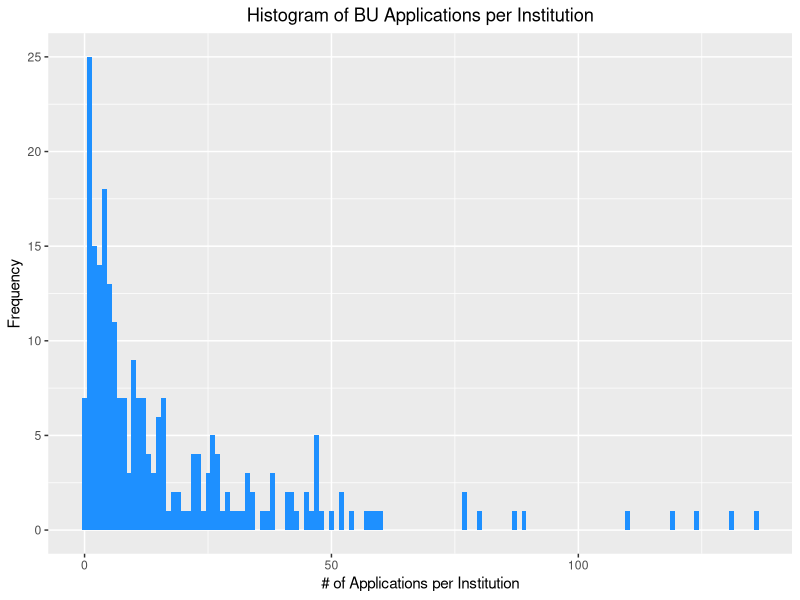
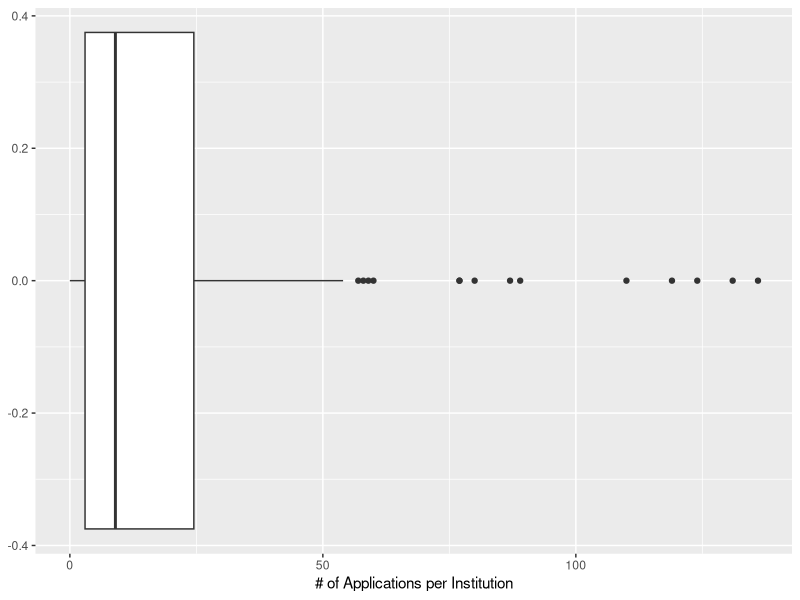
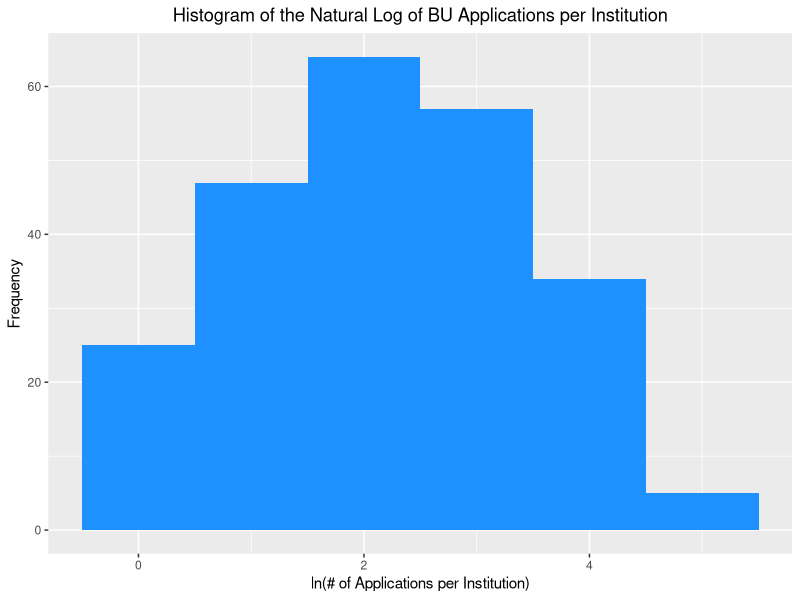
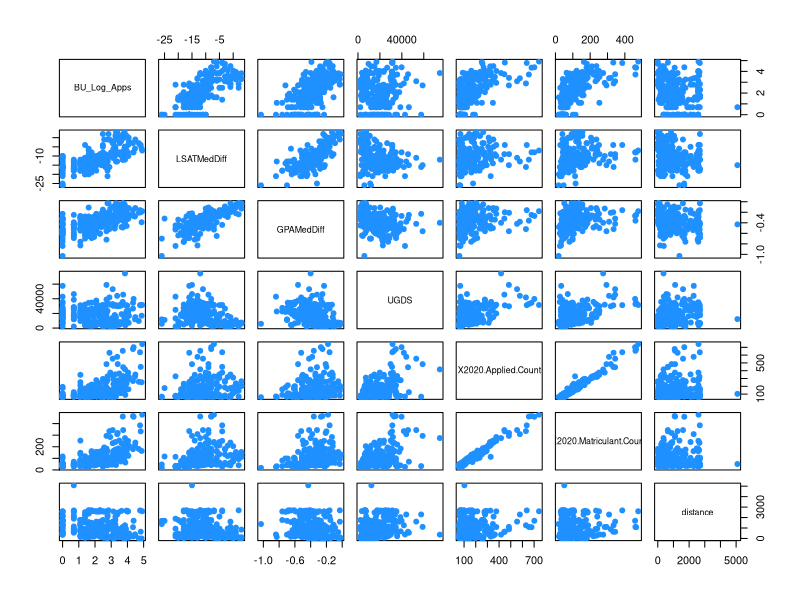
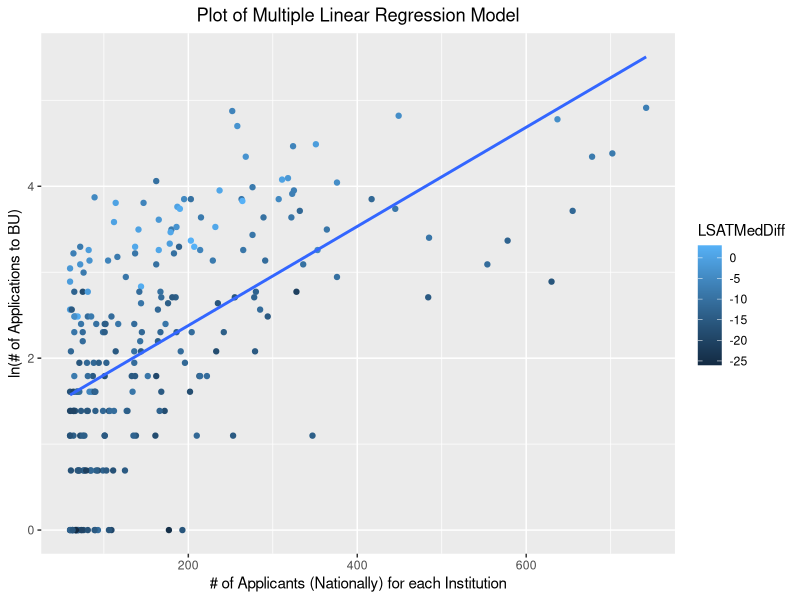
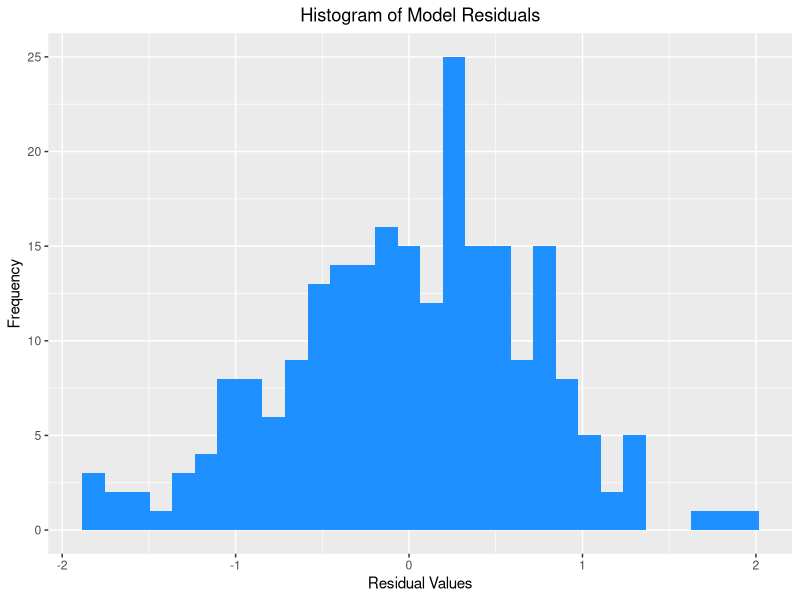
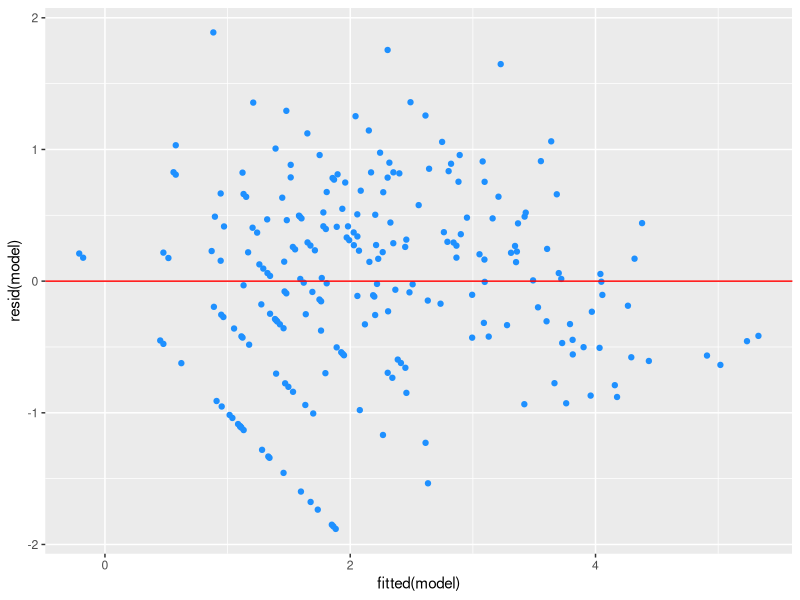
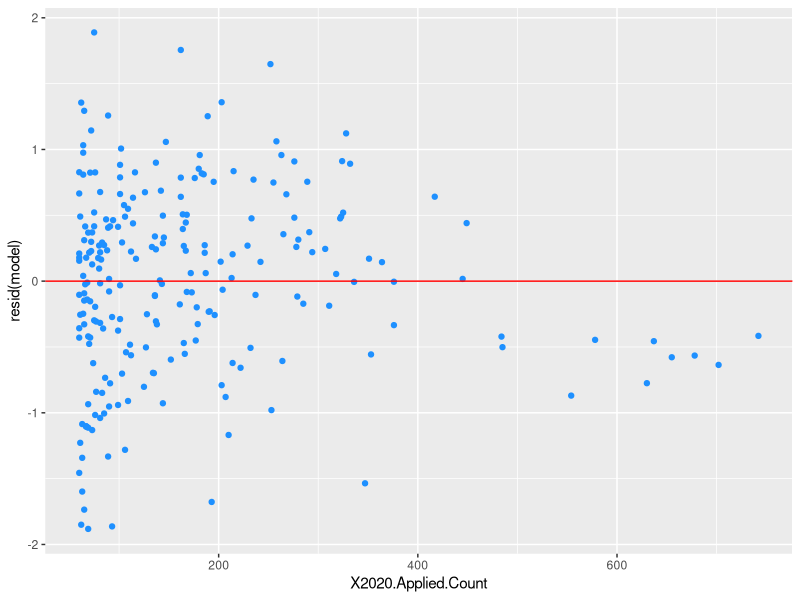

These figures' R source, in order:
#setwd("C:/Users/Peter's Laptop/Documents/CS555F21DataAnalysisR")
#install.packages("geosphere")
#install.packages('ggplot2')
library(ggplot2)
library(geosphere)


#Read CSV files 
data = read.csv("240_Feeder_data.csv", header = TRUE)

#Calculate distance from Unis to BU
lon = as.vector(data$Longitude)
lat = as.vector(data$Latitude)
BULon = as.vector(rep(-71.10640804519835, times=239))
BULat = as.vector(rep(42.350252194515846, times=239))
distance = distHaversine(cbind(lon, lat), cbind(BULon, BULat))
#Converting meters to miles and saving to the dataframe
data$distance = round((distance*0.000621371), 2)

#Distribution of response variable
Apps.hist = ggplot(data, aes(BU_2020_Apps)) + geom_histogram(binwidth = 1, fill = "dodgerblue")
Apps.hist = Apps.hist + ggtitle("Histogram of BU Applications per Institution") +
  xlab("# of Applications per Institution") + ylab("Frequency") + theme(plot.title = element_text(hjust = .5))
Apps.hist
Apps.box = ggplot(data, aes(BU_2020_Apps)) + geom_boxplot()
Apps.box = Apps.box + xlab("# of Applications per Institution")
Apps.box

#Distribution of response variable after ln transformation
data$BU_Log_Apps = log(data$BU_2020_Apps)
#Removing negative inf values
data = data[data$BU_Log_Apps>=0,]
Log.Apps.hist = ggplot(data, aes(BU_Log_Apps)) + geom_histogram(binwidth = 1, fill = "dodgerblue")
Log.Apps.hist = Log.Apps.hist + ggtitle("Histogram of the Natural Log of BU Applications per Institution") +
  xlab("ln(# of Applications per Institution)") + ylab("Frequency") + theme(plot.title = element_text(hjust = .5))
Log.Apps.hist


#Scatterplot matrix
data = data[,c(4,7,8,9,16,10,11,12,13,14,15)]
pairs(data[,5:11], pch = 19, col = "dodgerblue")

#Correlation coefficients
cor(data$LSATMedDiff, data$BU_Log_Apps)
cor(data$GPAMedDiff, data$BU_Log_Apps)
cor(data$UGDS, data$BU_Log_Apps)
cor(data$X2020.Applied.Count, data$BU_Log_Apps)
cor(data$X2020.Matriculant.Count, data$BU_Log_Apps)
cor(data$distance, data$BU_Log_Apps)

#Backward Elimination Multiple Linear Regression
#Iteration 1
model = lm(data$BU_Log_Apps ~ data$UGDS + data$X2020.Applied.Count + data$X2020.Matriculant.Count 
           + data$LSATMedDiff + data$GPAMedDiff)
summary(model)
#Iteration 2
model = lm(data$BU_Log_Apps ~ data$UGDS + data$X2020.Applied.Count + data$X2020.Matriculant.Count 
           + data$LSATMedDiff)
summary(model)
#Iteration 3
model = lm(data$BU_Log_Apps ~ data$UGDS + data$X2020.Applied.Count + data$LSATMedDiff)
summary(model)
#Iteration 4
model = lm(data$BU_Log_Apps ~ data$X2020.Applied.Count + data$LSATMedDiff)
summary(model)
anova(model)

#Plot of regression
model.plot = ggplot(data, aes(y = BU_Log_Apps, x = X2020.Applied.Count, color = LSATMedDiff))+geom_point()+stat_smooth(method="lm",se=FALSE)
model.plot = model.plot + ggtitle("Plot of Multiple Linear Regression Model") +
  xlab("# of Applicants (Nationally) for each Institution") + ylab("ln(# of Applications to BU)") + theme(plot.title = element_text(hjust = .5))
model.plot

#Residual Plots
#Plot of model residuals
Resid.hist = ggplot(model, aes(resid(model))) + geom_histogram(fill = "dodgerblue")
Resid.hist = Resid.hist + ggtitle("Histogram of Model Residuals") +
  xlab("Residual Values") + ylab("Frequency") + theme(plot.title = element_text(hjust = .5))
Resid.hist

#Fitted x resdiuals
fittedresid.plot = ggplot(model, aes(y = resid(model), x = fitted(model)))+geom_point(colour = "dodgerblue")+geom_abline(intercept = 0, slope = 0, colour = "red")
fittedresid.plot

#2020Apps resdiuals
Appsresid.plot = ggplot(data, aes(y = resid(model), x = X2020.Applied.Count))+geom_point(colour = "dodgerblue")+geom_abline(intercept = 0, slope = 0, colour = "red")
Appsresid.plot

#LSATMedDiff resdiuals
LSATMedDiffresid.plot = ggplot(data, aes(y = resid(model), x = LSATMedDiff))+geom_point(colour = "dodgerblue")+geom_abline(intercept = 0, slope = 0, colour = "red")
LSATMedDiffresid.plot

#Global F test
#Null hypothesis: There is no linear association at a = 0.05
n = nrow(data)
f_test = qf(.95, df1 = 2, df2 = n - 2 - 1)
global_F = summary(model)$fstatistic[1]
global_F >= f_test
#Reject null hypothesis, there is a linear association at a = 0.05

#Pairwise t test
#Null hypothesis Beta 2020.Applied.Count = 0 
n = nrow(data)
df = n - 2 -1
t_test = qt(0.975, df = df)
model.summary = summary(model)
Beta.Applied = model.summary$coefficients[2,1]
SE.Applied = model.summary$coefficients[2,2]
t.applied = Beta.Applied/SE.Applied
t.applied >= t_test
#Reject null hypothesis, 2020 Applied count is a significant predictor at a = 0.05

#Pairwise t test
#Null hypothesis Beta LSATMedDiff = 0 
Beta.LSAT = model.summary$coefficients[3,1]
SE.LSAT = model.summary$coefficients[3,2]
t.LSAT = Beta.LSAT/SE.LSAT
t.LSAT >= t_test
#Reject null hypothesis, LSATMedDiff is a significant predictor at a = 0.05
